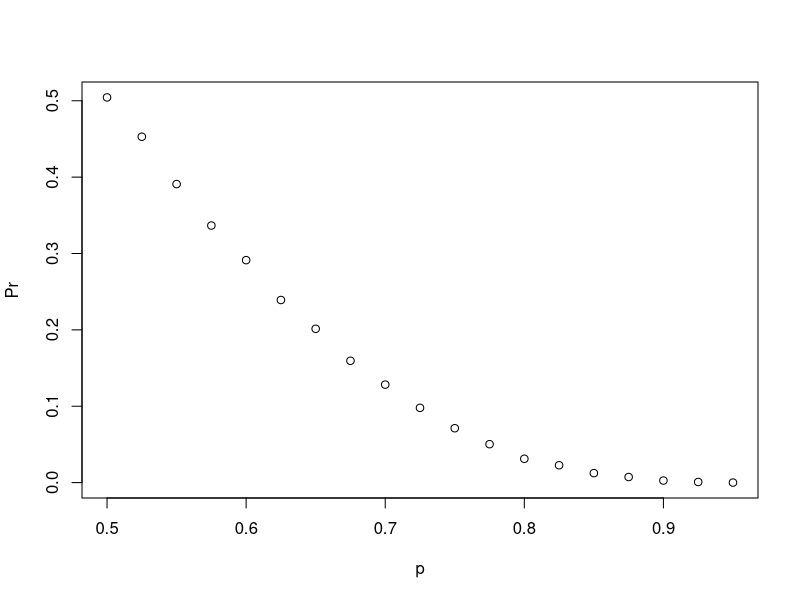
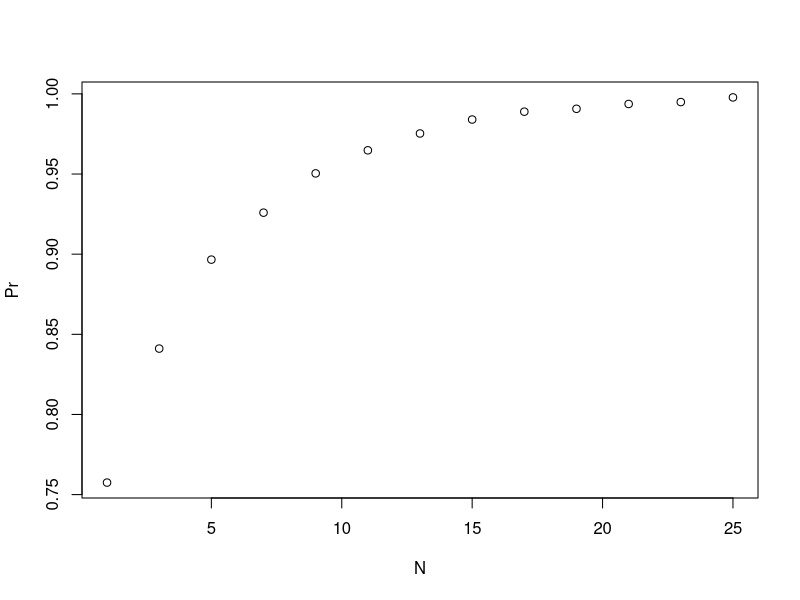

Generate these figures, in order, with R:
# QUESTION 1: The Cavs and the Warriors
# Two teams, say the Cavs and the Warriors, are playing a seven game championship series. 
# The first to win four games wins the series. The teams are equally good, so they each have a 50-50 
# chance of winning each game. If the Cavs lose the first game, what is the probability that they win the series?

# Assign a variable 'n' as the number of remaining games.
n <- 6

# Assign a variable `outcomes` as a vector of possible game 
# outcomes, where 0 indicates a loss and 1 indicates a win for the Cavs.
outcomes <- c(0,1)

# Assign a variable `l` to a list of all possible outcomes in 
# all remaining games. List of lenght n.
l <- rep(list(outcomes), n)

# Create a data frame named 'possibilities' that contains all 
# combinations of possible outcomes for the remaining games.
possibilities <- expand.grid(l)

# Create a vector named 'results' that indicates whether each row 
# in the data frame 'possibilities' contains enough wins for the 
# Cavs to win the series.
results <- rowSums(possibilities)>=4

# Calculate the proportion of 'results' in which the Cavs win 
# the series.
mean(results)

# QUESTION 2: The Cavs and the Warriors - Monte Carlo
# Confirm the results of the previous question with a Monte Carlo simulation 
# to estimate the probability of the Cavs winning the series after losing the first game.

# Let's run the Monte Carlo simulation 10,000 times.
B <- 10000

# Use the `set.seed` function to make sure your answer matches 
# the expected result after random sampling.
set.seed(1)

# Create an object called `results` that replicates for `B` iterations 
# a simulated series and determines whether that series contains 
# at least four wins for the Cavs.
results <- replicate(B, {
  win <- sample(c(0, 1), 6, replace = TRUE)
  sum(win) >= 4 })

# Calculate the frequency out of `B` iterations that the Cavs 
# won at least four games in the remainder of the series. Print your 
# answer to the console.
mean(results)

# QUESTION 3: A and B play a series - 1
# Two teams, A and B, are playing a seven series game series. 
# Team A is better than team B and has a p > 0.5 chance of winning each game.

# Let's assign the variable 'p' as the vector of probabilities that team A 
# will win.
p <- seq(0.5, 0.95, 0.025)

# Given a value 'p', the probability of winning the series for the 
# underdog team B can be computed with the following function based 
# on a Monte Carlo simulation:
prob_win <- function(p){
  B <- 10000
  result <- replicate(B, {
    b_win <- sample(c(1,0), 7, replace = TRUE, prob = c(1-p, p))
    sum(b_win)>=4 })
  mean(result)
}

# Apply the 'prob_win' function across the vector of probabilities 
# that team A will win to determine the probability that team B will win. 
# Call this object 'Pr'.
Pr <- sapply(p, prob_win)

# Plot the probability 'p' on the x-axis and 'Pr' on the y-axis.
plot(p, Pr)

# QUESTION 4: A and B play a series - 2
# Repeat the previous exercise, but now keep the probability that team A wins fixed at 
# p <- 0.75 and compute the probability for different series lengths. For example, 
# probability of victory in a series length of 1 game, 3 games, 5 games, and so on through a series 
# that lasts 25 games (e.g. team A would have to win 3 games in a series of five in order to claim victory).

# Given a value 'p', the probability of winning the series for the 
# underdog team B can be computed with the following function based on 
# a Monte Carlo simulation:
prob_win <- function(N, p=0.75){
      B <- 10000
      result <- replicate(B, {
        b_win <- sample(c(0, 1), N, replace = TRUE, prob = c(1 - p, p))
        sum(b_win)>=(N+1)/2 })
      mean(result)}

# Assign the variable 'N' as the vector of series lengths. 
# Use only odd numbers ranging from 1 to 25 games.
N <- seq(1, 25, 2)

# Apply the 'prob_win' function across the vector of series lengths 
# to determine the probability that team B will win. Call this object `Pr`.
Pr <- sapply(N, prob_win)

# Plot the number of games in the series 'N' on the x-axis and 'Pr' 
# on the y-axis.
plot(N, Pr)
